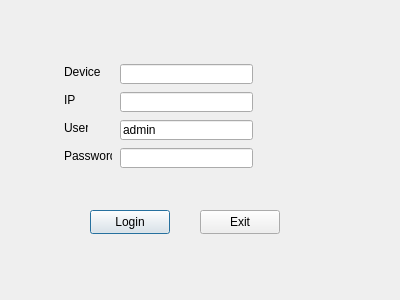
<?xml version="1.0" encoding="UTF-8"?>
<ui version="4.0">
 <class>DevConnectDialog</class>
 <widget class="QDialog" name="DevConnectDialog">
  <property name="geometry">
   <rect>
    <x>0</x>
    <y>0</y>
    <width>400</width>
    <height>300</height>
   </rect>
  </property>
  <property name="windowTitle">
   <string>Dialog</string>
  </property>
  <widget class="QLabel" name="label">
   <property name="geometry">
    <rect>
     <x>64</x>
     <y>120</y>
     <width>24</width>
     <height>16</height>
    </rect>
   </property>
   <property name="text">
    <string>User</string>
   </property>
  </widget>
  <widget class="QLabel" name="label_2">
   <property name="geometry">
    <rect>
     <x>64</x>
     <y>148</y>
     <width>48</width>
     <height>16</height>
    </rect>
   </property>
   <property name="text">
    <string>Password</string>
   </property>
  </widget>
  <widget class="QLineEdit" name="lineEditUser">
   <property name="geometry">
    <rect>
     <x>120</x>
     <y>120</y>
     <width>133</width>
     <height>20</height>
    </rect>
   </property>
   <property name="text">
    <string>admin</string>
   </property>
  </widget>
  <widget class="QLineEdit" name="lineEditPassword">
   <property name="geometry">
    <rect>
     <x>120</x>
     <y>148</y>
     <width>133</width>
     <height>20</height>
    </rect>
   </property>
   <property name="text">
    <string/>
   </property>
   <property name="maxLength">
    <number>16</number>
   </property>
   <property name="echoMode">
    <enum>QLineEdit::Password</enum>
   </property>
  </widget>
  <widget class="QPushButton" name="pushButtonLogin">
   <property name="geometry">
    <rect>
     <x>90</x>
     <y>210</y>
     <width>80</width>
     <height>24</height>
    </rect>
   </property>
   <property name="text">
    <string>Login</string>
   </property>
  </widget>
  <widget class="QPushButton" name="pushButtonExit">
   <property name="geometry">
    <rect>
     <x>200</x>
     <y>210</y>
     <width>80</width>
     <height>24</height>
    </rect>
   </property>
   <property name="text">
    <string>Exit</string>
   </property>
  </widget>
  <widget class="QLabel" name="label_3">
   <property name="geometry">
    <rect>
     <x>64</x>
     <y>64</y>
     <width>36</width>
     <height>16</height>
    </rect>
   </property>
   <property name="text">
    <string>Device</string>
   </property>
  </widget>
  <widget class="QLineEdit" name="lineEditDevName">
   <property name="geometry">
    <rect>
     <x>120</x>
     <y>64</y>
     <width>133</width>
     <height>20</height>
    </rect>
   </property>
   <property name="readOnly">
    <bool>true</bool>
   </property>
  </widget>
  <widget class="QLabel" name="label_4">
   <property name="geometry">
    <rect>
     <x>64</x>
     <y>92</y>
     <width>16</width>
     <height>16</height>
    </rect>
   </property>
   <property name="text">
    <string>IP</string>
   </property>
  </widget>
  <widget class="QLineEdit" name="lineEditIp">
   <property name="geometry">
    <rect>
     <x>120</x>
     <y>92</y>
     <width>133</width>
     <height>20</height>
    </rect>
   </property>
   <property name="readOnly">
    <bool>true</bool>
   </property>
  </widget>
 </widget>
 <resources/>
 <connections/>
</ui>
